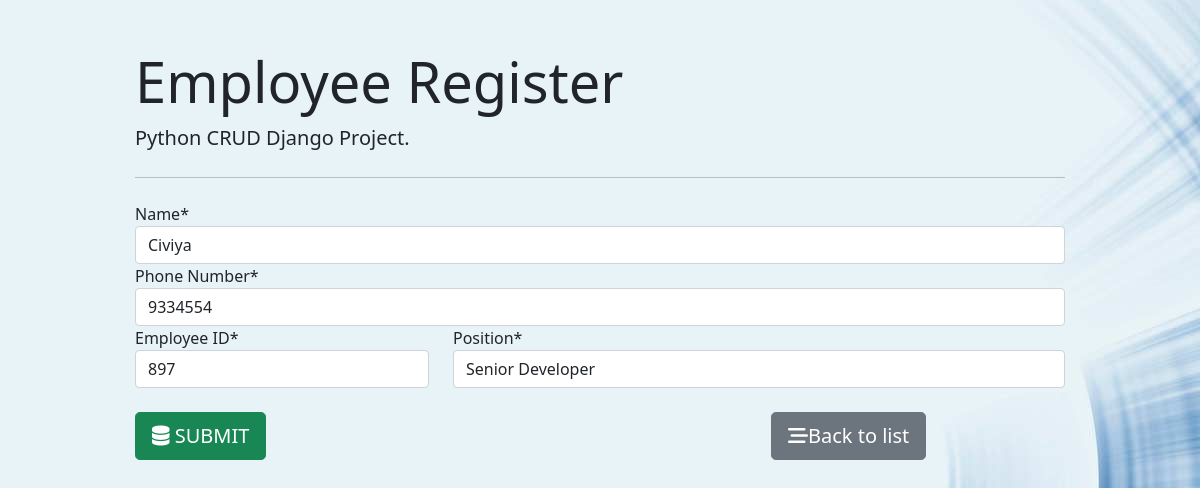
Page /14/ on the committed database.
### Employee_registration/models.py (models this page shows)
class Employee(models.Model):
    FullName=models.CharField(max_length=20,blank=False)
    Emp_code=models.CharField(max_length=20,blank=False)
    mobile=models.CharField(max_length=10,blank=False)
    position=models.ForeignKey(Position,on_delete=models.CASCADE)

### Employee_registration/views.py (the view, shortened to what this page needs)
# urls.py: path('', views.Employee_form, name='employee_insert'),
def Employee_form(request,id=0):
    if request.method=="GET":
        if id==0:
            form=EmployeeForm()
        else:
            employee = Employee.objects.get(pk=id)
            form = EmployeeForm(instance= employee)
        return render(request,"Employee_form.html", {'k':form})

### Employee_registration/forms.py
class EmployeeForm(ModelForm):
    class Meta:
        model=Employee
        fields='FullName','mobile','Emp_code','position'
        labels={'FullName':'Name','Emp_code':'Employee ID','mobile':'Phone Number'}

### Employee_registration/models.py (called while the page is built)
    def __str__(self):
        return self.title

### templates/Employee_form.html (shortened to what this page needs)
{% extends 'base.html' %}
{% load crispy_forms_tags %}
{% block content %}
<form action="" method="post" autocomplete="off">
{{k.FullName|as_crispy_field}}
{{k.mobile|as_crispy_field}}
<div class="row">
    <div class=col-md-4>
        {{k.Emp_code|as_crispy_field}}
    </div>
    <div class=col-md-8>
        {{k.position|as_crispy_field}}
    </div>
</div>
<br>
<div class="row">
    <div class=col-md-8>
    <button type="submit" class="btn btn-success btn-lg">
            <i class="fa-solid fa-database"></i> SUBMIT</button>
    </div>
    <div class=col-md-4>
        <a href="" class="btn btn-secondary btn-lg">
            <i class="fas fa-stream"></i>Back to list
        </a>
    </div>
</div></form>
{% endblock %}

### rows in the picture
Employee: FullName "Civiya", mobile "9334554", Emp_code "897", position "Senior Developer"
